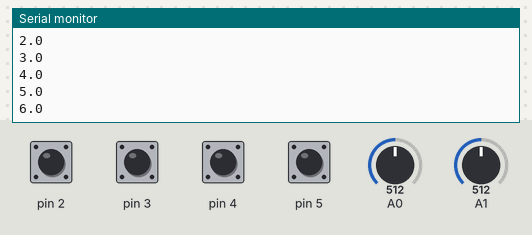
Bench run of a sketch on a simulated Arduino Uno, built with avr-gcc and run on an emulated ATmega328P. Parts: the last lines printed to the serial monitor. The test bench sets the inputs (shaded band); at power-on: pin 2–5 HIGH, A0 = 512, A1 = 512.

Above: at 1.2 s.
1.3 s: pin 2 pulled LOW for 0.15 s
At 2.2 s:
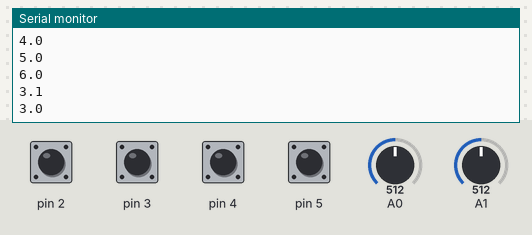
2.9 s: pin 3 pulled LOW for 0.15 s
At 3.4 s:
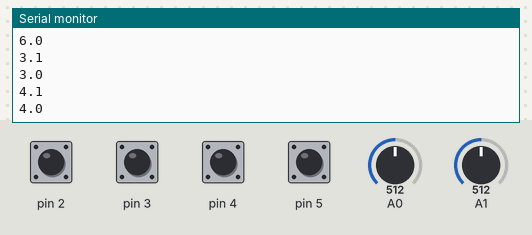
4.5 s: pin 4 pulled LOW for 0.15 s
At 5.8 s:
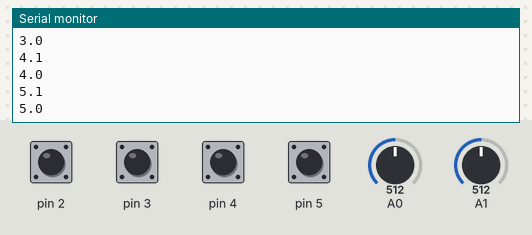
6.1 s: pin 5 pulled LOW for 0.15 s
At 7.0 s:
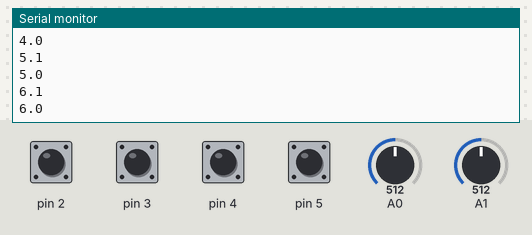
Timing chart, 0 to 8.7 s (numbered marks = the images above; inputs shaded):
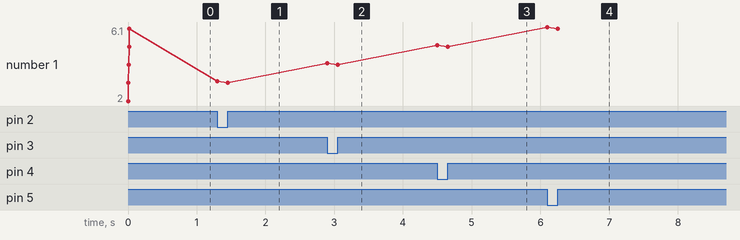

Measured:
- after the input at 1.3 s, the serial monitor: prints a new line at once (image 1)
- after the input at 2.9 s, the serial monitor: prints a new line at once (image 2)
- after the input at 4.5 s, the serial monitor: prints a new line at once (image 3)
- after the input at 6.1 s, the serial monitor: prints a new line at once (image 4)
- plotted number 1: 4 → 5 after the input at 4.5 s, 5 → 6 after the input at 6.1 s

The sketch:

CompleteHybrid.ino
```cpp
/*
 Code made to make my custom controller communicate with Unity 5.5

 The idea of the code is that we sent nummers for every button to unity
 and unity breaks these nummers in things it can work with

 For example:
 Button 1 is send like 1.0 or 1.1
 .0 means button 1 is off
 .1 means button 1 is on
 ect. for all other buttons but then with 2,3,4,5 before the .0 or .1

 The sliders do exactly the same but withh the variantion that they are not bools
 they have 3 variables. so 6.1,6.2 & 6.3

 Code made by:
 Tim van den Boomen & Sexy Jorim

 Used tutorial:
 http://www.alanzucconi.com/2015/10/07/how-to-integrate-arduino-with-unity/
 */

#include <SoftwareSerial.h>
#include <SerialCommand.h>
SerialCommand sCmd;

int Slider1;
int Svar1;
int Slider2;
int Svar2;

int Button1;
int lastButton1;
int Button2;
int lastButton2;
int Button3;
int lastButton3;
int Button4;
int lastButton4;
int Button5;
int lastButton5;

void setup() {
  pinMode(A0, INPUT);
  pinMode(A1, INPUT);
  pinMode(1, INPUT_PULLUP);
  pinMode(2, INPUT_PULLUP);
  pinMode(3, INPUT_PULLUP);
  pinMode(4, INPUT_PULLUP);
  pinMode(5, INPUT_PULLUP);
  Serial.begin (9600);
  while (!Serial);

  // Sliders geven random getallen aan, hiermee tellen ze hopelijk vanaf 0
  //Slider1 = 0;
  //Slider2 = 0;

  sCmd.addCommand("PING", pingHandler);
  sCmd.addCommand("ECHO", echoHandler);
}

void loop() {
  if(Serial.available() > 0)
  sCmd.readSerial();

  Slider1 = analogRead(A0);
  //Serial.print("Slider1: ");
  //Serial.println(Slider1);
  //Serial.println(Svar1);

  if(Slider1 < 390){
    Svar1 = 1;
  } else if(Slider1 <450) {
    Svar1 = 2;
  } else if(Slider1 <600) {
    Svar1 = 3;
  }

  Slider2 = analogRead(A1);
  //Serial.print("Slider2: ");
  //Serial.println(Slider2);
  //Serial.println(Svar1);

  if(Slider2 < 390){
    Svar2 = 1;
  } else if(Slider2 <450) {
    Svar2 = 2;
  } else if(Slider2 <600) {
    Svar2 = 3;
  }

//HIT BUTTON
  int currentButton1 = digitalRead(1);
  if(currentButton1 != lastButton1){
    //Serial.println(lastButton1);
    String output2 = "2." + String(lastButton1);
    Serial.println(output2);
  }
  lastButton1 = currentButton1;

//KLEUR BUTTON 1
  int currentButton2 = digitalRead(2);
  if(currentButton2 != lastButton2){
    //Serial.println(lastButton2);
    String output3 = "3." + String(lastButton2);
    Serial.println(output3);
  }
  lastButton2 = currentButton2;

  //KLEUR BUTTON 2
  int currentButton3 = digitalRead(3);
  if(currentButton3 != lastButton3){
    //Serial.println(lastButton3);
    String output4 = "4." + String(lastButton3);
    Serial.println(output4);
  }
  lastButton3 = currentButton3;

  //KLEUR 3 BUTTON
  int currentButton4 = digitalRead(4);
  if(currentButton4 != lastButton4){
    //Serial.println(lastButton4);
    String output5 = "5." + String(lastButton4);
    Serial.println(output5);
  }
  lastButton4 = currentButton4;

  //DROP BUTTON
  int currentButton5 = digitalRead(5);
  if(currentButton5 != lastButton5){
    //Serial.println(lastButton5);
    String output6 = "6." + String(lastButton5);
    Serial.println(output6);
  }
  lastButton5 = currentButton5;
}

void echoHandler () {
  char *arg;
  arg = sCmd.next();
  if (arg != NULL)
    Serial.println(arg);
  else
    Serial.println("nothing to echo");
}

//If unity says 'PING' this data will be sent
void pingHandler ()
{
  String output = "0." + String(Svar1);
  String output1 = "1." + String(Svar2);

  Serial.println(output);
  Serial.println(output1);
}
```
